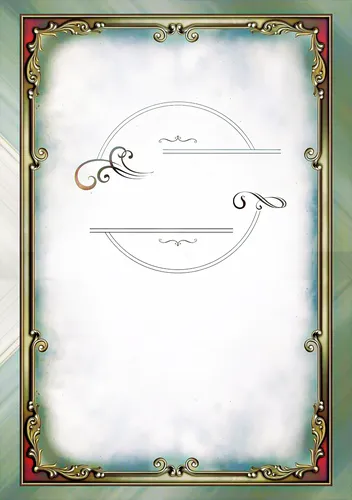
#> input picture typeset/assets/cover/empty-cover.webp, 352 x 500 px, shrunk from 1408 x 2000 before the run
$ python make_haskama_frame.py
#> lines starting #> are read from the running program, lines starting #| are printed output that depends on the picture; after the words box and inside, x2 and y2 are one past the last pixel; in counts of white or black regions, pixels touching at a corner belong together
### typeset/make_cover.py
#!/usr/bin/env python3
"""Cover background: the client's empty cover (assets/cover/empty-cover.webp) re-coloured to one of the palettes below,
upscaled for print and written to assets/cover/cover-bg.jpg.   usage: python make_cover.py [palette] [out.jpg]"""
import os, sys
import numpy as np
from PIL import Image, ImageFilter

HERE = os.path.dirname(os.path.abspath(__file__))
SRC = os.path.join(HERE, 'assets', 'cover', 'empty-cover.webp')

# green / teal background -> t1 ; red corners -> t2 (hue in degrees); s / v = saturation / brightness factors; the gold frame keeps its colour
PALETTES = {
    'original': None,
    'navy':     dict(t1=222, s1=1.75, v1=0.78, t2=226, s2=1.00, v2=0.85, name='כחול מלכותי וזהב'),
    'burgundy': dict(t1=350, s1=1.70, v1=0.80, t2=356, s2=1.00, v2=0.80, name='בורדו וזהב'),
    'purple':   dict(t1=272, s1=1.70, v1=0.80, t2=290, s2=1.00, v2=0.80, name='סגול וזהב'),
    'sepia':    dict(t1=30,  s1=1.25, v1=0.86, t2=18,  s2=0.90, v2=0.75, name='חום וזהב'),
    # darker brown + a brighter, warmer gold (olive / grey casts of the old gilding pulled towards one golden hue, shadows and highlights kept)
    'brown':    dict(t1=26, s1=2.30, v1=0.52, name='חום כהה וזהב בוהק',
                     gold=dict(gamma=0.96, contrast=1.04, bright=0.03, sheen=0.12, waves=1.5, phase=0.12),
                                      swash=dict(gamma=0.90, contrast=1.10, bright=0.02)),
    # the inner title page: the cover again in black / white / grey / silver = the soft palette converted to grey (cloud by luminance, frame and swash by the grey ramps)
    'silver':   dict(t1=32, s1=1.15, v1=0.80, grey=True, name='כסף',
                     gold=dict(gamma=0.80, contrast=0.96, bright=0.04, sheen=0.08, waves=1.5, phase=0.12),
                     swash=dict(gamma=0.90, contrast=1.0, bright=0.02), frame_ramp='SILVER_RAMP', swash_ramp='SILVER_SWASH_RAMP'),
    # the back cover: gentle colours instead of the strong brown / bright gold of the front (frame only, no medallion)
    'soft':     dict(t1=32, s1=1.15, v1=0.80, name='חול ושמפניה עדין',
                     gold=dict(gamma=0.80, contrast=0.96, bright=0.04, sheen=0.08, waves=1.5, phase=0.12),
                     swash=dict(gamma=0.90, contrast=1.0, bright=0.02), frame_ramp='SOFT_GOLD_RAMP', swash_ramp='SOFT_SWASH_RAMP'),
    'soft-blue': dict(t1=212, s1=1.0, v1=0.80, name='אפור כחלחל וכסף עדין',
                     gold=dict(gamma=0.80, contrast=0.96, bright=0.04, sheen=0.08, waves=1.5, phase=0.12),
                     swash=dict(gamma=0.90, contrast=1.0, bright=0.02), frame_ramp='SOFT_SILVER_RAMP', swash_ramp='SOFT_SILVER_RAMP'),
    'soft-sage': dict(t1=95, s1=0.9, v1=0.80, name='ירקרק עדין ושמפניה',
                     gold=dict(gamma=0.80, contrast=0.96, bright=0.04, sheen=0.08, waves=1.5, phase=0.12),
                     swash=dict(gamma=0.90, contrast=1.0, bright=0.02), frame_ramp='SOFT_GOLD_RAMP', swash_ramp='SOFT_SWASH_RAMP'),
}


def smooth(x, a, b):
    t = np.clip((x - a) / (b - a), 0, 1)
    return t * t * (3 - 2 * t)


def rgb_to_hsv(rgb):
    r, g, b = rgb[..., 0], rgb[..., 1], rgb[..., 2]
    mx, mn = rgb.max(axis=-1), rgb.min(axis=-1)
    d = mx - mn
    h = np.zeros_like(mx)
    nz = d > 1e-6
    rc = nz & (mx == r); gc = nz & (mx == g) & ~rc; bc = nz & ~rc & ~gc
    h[rc] = ((g - b)[rc] / d[rc]) % 6
    h[gc] = (b - r)[gc] / d[gc] + 2
    h[bc] = (r - g)[bc] / d[bc] + 4
    s = np.where(mx > 1e-6, d / np.maximum(mx, 1e-6), 0)
    return h * 60.0, s, mx


# [30 lines left out: functions hsv_to_rgb, frame_masks, not called in this run]


# gold ramp (luminance -> colour): dark bronze .. rich gold .. bright highlight.  Applied to the whole gilded frame and to the swash,
# so no hue of the old artwork (greens, reds, olive) can stain the gold
GOLD_RAMP = [(0.00, (46, 28, 8)), (0.20, (100, 66, 16)), (0.40, (152, 106, 26)), (0.60, (194, 144, 44)),
             (0.78, (226, 180, 70)), (0.92, (244, 210, 112)), (1.00, (252, 236, 162))]            # the frame: rich, not heavy
SWASH_RAMP = [(0.00, (26, 14, 4)), (0.18, (84, 52, 12)), (0.38, (150, 102, 22)), (0.58, (208, 158, 40)),
              (0.78, (244, 204, 84)), (0.92, (255, 236, 150)), (1.00, (255, 250, 222))]           # the swash: brilliant gold running into dark bronze
SOFT_GOLD_RAMP = [(0.00, (74, 62, 48)), (0.20, (122, 104, 80)), (0.40, (163, 142, 104)), (0.60, (197, 176, 136)),
                  (0.78, (221, 204, 168)), (0.92, (240, 228, 200)), (1.00, (251, 246, 230))]            # the back cover: a muted champagne gilding
SOFT_SWASH_RAMP = SOFT_GOLD_RAMP


def grey_ramp(ramp, tint=(0, 0, 0)):
    """the same ramp in black / white / grey: every stop keeps its luminance (a faint cool tint makes it silver instead of lead)"""
    out = []
    for x, (r, g, b) in ramp:
        l = 0.299 * r + 0.587 * g + 0.114 * b
        out.append((x, tuple(int(round(min(255, max(0, l + t)))) for t in tint)))
    return out


# silver = the champagne gilding of the soft palette converted to grey: whatever the colour of the booklet is, the grey / silver pages (inner cover, dividers, credits,
# ornaments of the body) are its black-and-white version
SILVER_RAMP = grey_ramp(SOFT_GOLD_RAMP, (-1, 0, 3))
SILVER_SWASH_RAMP = grey_ramp(SOFT_SWASH_RAMP, (-1, 0, 3))
SOFT_SILVER_RAMP = [(0.00, (58, 62, 70)), (0.20, (96, 102, 112)), (0.40, (138, 146, 158)), (0.60, (176, 184, 195)),
                    (0.78, (206, 213, 222)), (0.92, (233, 237, 243)), (1.00, (250, 251, 253))]          # a cool, gentle silver
RING_RECT = ((79, 56, 1329, 1947), (140, 112, 1266, 1876))        # outer / inner rectangle of the frame band, in the 1408 x 2000 artwork
RING_CIRCLES = ((711.0, 749.0, 329.0), (711.0, 749.0, 342.0))      # the two thin rings of the title medallion
SWASH_BOX = (285, 560, 640, 800)                                  # the left swash (curl) next to the title


# [7 lines left out: function gold_ramp, not called in this run]


def gold_masks(img, dy=0):
    """soft masks on the original-size artwork: `frame` = the whole gilded frame (band + ornaments), `swash` = the left swash of the title"""
    rgb = np.asarray(img.convert('RGB')).astype(np.float32) / 255.0
    h, s, v = rgb_to_hsv(rgb)
    H, W = h.shape
    yy, xx = np.mgrid[0:H, 0:W]
    (ox0, oy0, ox1, oy1), (ix0, iy0, ix1, iy1) = RING_RECT
    ring = (xx >= ox0) & (xx <= ox1) & (yy >= oy0) & (yy <= oy1) & ~((xx >= ix0) & (xx <= ix1) & (yy >= iy0) & (yy <= iy1))
    # ornaments reaching into the glow: every ornament is drawn with a continuous dark outline, so the glow is exactly the area that can be reached
    # from the middle of the page without crossing a dark pixel; what is not reachable close to the frame is ornament (silver rims and pearls included)
    from scipy import ndimage
    lum0 = rgb @ np.array([0.299, 0.587, 0.114], dtype=np.float32)
    dark = lum0 < 0.30
    cross = np.array([[0, 1, 0], [1, 1, 1], [0, 1, 0]])
    near = (xx < ox0 + 262) | (xx > ox1 - 262) | (yy < oy0 + 262) | (yy > oy1 - 262)
    zone = (xx > ox0 - 2) & (xx < ox1 + 2) & (yy > oy0 - 2) & (yy < oy1 + 2) & near
    zone &= ~((xx >= 925) & (xx <= 1170) & (yy >= 755 + dy) & (yy <= 860 + dy))      # the black ink flourish right of the title is not part of the frame
    zone &= ~((xx >= 1050) & (xx <= 1140) & (yy >= 590 + dy) & (yy <= 620 + dy))      # nor are the right ends of the two rules above the title

    def unreached(iters):       # what cannot be reached from the middle of the page without crossing a (widened) dark outline
        lab, _ = ndimage.label(~ndimage.binary_dilation(dark, structure=np.ones((3, 3)), iterations=iters), structure=cross)
        return (lab != lab[H // 2, W // 2]) & zone & ~ring
    sharp = unreached(1)        # exact silhouettes, but light blades without a closed outline leak (stay brown inside)
    safe = unreached(3)         # no leaks, but 3 px too fat
    # exact silhouette + what the fat version adds inside the ornament (leaked light blades): everything that is not glow-coloured (teal / pale neutral)
    glowish = ((h >= 80) & (h <= 240) & (s > 0.06)) | ((s < 0.14) & (v > 0.45))
    orn = sharp | (safe & ~sharp & ~glowish)
    orn = ndimage.binary_closing(orn, structure=np.ones((3, 3))) & zone & ~ring
    frame = (ring | orn).astype(np.uint8) * 255
    frame = np.asarray(Image.fromarray(frame).filter(ImageFilter.GaussianBlur(0.8))).astype(np.float32) / 255.0
    # the swash: everything dark / coloured inside its box, except the thin rings and anything right of the title rule
    lum = rgb @ np.array([0.299, 0.587, 0.114], dtype=np.float32)
    x0, y0, x1, y1 = SWASH_BOX
    y0, y1 = y0 + dy, y1 + dy
    dark = (xx >= x0) & (xx <= x1) & (yy >= y0) & (yy <= y1) & (lum < 0.93)
    box = dark.copy()
    for cx, cy, r in RING_CIRCLES:
        box &= np.abs(np.hypot(xx - cx, yy - (cy + dy)) - r) > 2.6
    from scipy import ndimage
    box |= ndimage.binary_opening(dark, structure=np.ones((7, 7)))      # thick strokes keep the pixels where a thin ring crosses them                                      # drop dust specks, bridge the gaps where the thin rings cross the strokes
    lab, n = ndimage.label(box, structure=np.ones((3, 3)))
    sizes = ndimage.sum(box, lab, range(1, n + 1))
    box = np.isin(lab, [i + 1 for i, sz in enumerate(sizes) if sz >= 150])
    sw = Image.fromarray((box * 255).astype(np.uint8)).filter(ImageFilter.MaxFilter(7)).filter(ImageFilter.MinFilter(7)).filter(ImageFilter.MaxFilter(3)).filter(ImageFilter.GaussianBlur(0.7))
    return frame, np.asarray(sw).astype(np.float32) / 255.0


# [53 lines left out: functions recolor, recolor_hue, not called in this run]


MEDALLION_BOX = (270, 380, 1190, 1130)      # everything of the title medallion lives in this box of the empty cover


def frame_only(src):
    """the empty cover without the medallion (rings, rules, swashes, flourishes) - they are thin ink / thin metal on the cloud, filled in from the cloud around them"""
    from scipy import ndimage
    a = np.asarray(src.convert('RGB')).astype(np.float32) / 255.0
    lum = a @ np.array([0.299, 0.587, 0.114], dtype=np.float32)
    x0, y0, x1, y1 = MEDALLION_BOX
    box = np.zeros(lum.shape, dtype=bool)
    box[y0:y1, x0:x1] = True
    elem = ((lum < ndimage.gaussian_filter(lum, 10) - 0.07) | (lum < 0.6)) & box
    elem = ndimage.binary_dilation(elem, structure=np.ones((3, 3)), iterations=3)
    idx = ndimage.distance_transform_edt(elem, return_distances=False, return_indices=True)
    out = a[idx[0], idx[1]]
    for _ in range(80):
        sm = np.stack([ndimage.uniform_filter(out[..., c], size=9) for c in range(3)], axis=-1)
        out = np.where(elem[..., None], sm, a)
    return np.where(elem[..., None], out, a), a, elem


# [13 lines left out: function build, not called in this run]


# [16 lines that do not run on import are left out]

### typeset/make_divider.py
#!/usr/bin/env python3
"""Artwork of the internal title pages (siman dividers), written to assets/cover/divider-bg.jpg  (usage: python make_divider.py [out.jpg]).

Made from the client's empty cover (assets/cover/empty-cover.webp) but in black / white / grey / silver, as it sits inside the book:
  - page background: the cloud of the cover (frame and medallion taken out) stretched over the whole page, in grey - the brown smoke becomes dark grey smoke
  - top: a landscape frame, silver, assembled from the corners and rails of the cover frame, whose left part is outside the page; inside it the title block of the
    medallion (rules, swash, flourishes - without the rings and the curved texts), set on paper with a soft smoke edge
  - bottom: the same kind of frame rising from the bottom edge of the page up to a third of the page, fading out upwards; the siman is set in it (live text, engine.js)
The layout (millimetres on the 176 x 250 page) is read from config.json -> divider; engine.js places the live text with the same numbers."""
import os, sys, json
import numpy as np
from PIL import Image, ImageFilter
from scipy import ndimage

import make_cover as mc

HERE = mc.HERE
PX = 2                                  # canvas pixels per artwork unit (the artwork is 1408 x 2000 = 176 x 250 mm, 8 units per mm)
PAGE_U = (1408, 2000)
FRAME_OUTER = (79, 56, 1329, 1947)      # outer edge of the frame (x0, y0, x1, y1) in artwork units
FRAME_INNER = (140, 112, 1266, 1876)
RING_C = (711.0, 749.0)                 # centre of the title medallion
FLEURON_TOP = (630, 538, 792, 580)      # the small flourishes of the medallion, above and below the title
FLEURON_BOTTOM = (630, 948, 792, 988)
CORNER = 335                            # the corner blocks (ornaments + rails) of the cover frame, in artwork units
RAIL_T = 62                             # thickness of the rails of the frame

SILVER_RAMP = mc.SILVER_RAMP                         # the frame: dark steel .. bright silver
SWASH_SILVER_RAMP = mc.SILVER_SWASH_RAMP                # the swash: brilliant silver running into dark steel
FRAME_GRADE = mc.PALETTES['soft']['gold']               # the grading of the frame and of the swash: those of the soft palette (the dividers are its black-and-white version)
SWASH = mc.PALETTES['soft']['swash']


def lum_of(a):
    return a @ np.array([0.299, 0.587, 0.114], dtype=np.float32)


# [31 lines left out: functions fill_holes, grey_cloud, silver, not called in this run]


def to_img(a):
    return Image.fromarray((np.clip(a, 0, 1) * 255 + 0.5).astype(np.uint8), 'RGB')


# [7 lines left out: function clip_box, not called in this run]


def up2(arr, resample=Image.LANCZOS):
    """float array (H, W) or (H, W, 3) -> twice the size"""
    im = to_img(arr) if arr.ndim == 3 else Image.fromarray((np.clip(arr, 0, 1) * 255 + 0.5).astype(np.uint8), 'L')
    im = im.resize((im.width * 2, im.height * 2), resample)
    return np.asarray(im).astype(np.float32) / 255.0


def piece2(a, frame, box):
    """a piece of the cover frame at twice the size: (luminance, alpha)"""
    x0, y0, x1, y1 = box
    rgb = np.asarray(to_img(a[y0:y1, x0:x1]).resize(((x1 - x0) * 2, (y1 - y0) * 2), Image.LANCZOS).filter(ImageFilter.UnsharpMask(radius=2.2, percent=60, threshold=2))).astype(np.float32) / 255.0
    return lum_of(rgb), np.clip(up2(frame[y0:y1, x0:x1], Image.BICUBIC), 0, 1)


def stretch(arr, w, h):
    return np.asarray(Image.fromarray(arr.astype(np.float32), 'F').resize((w, h), Image.BILINEAR))


# [25 lines left out: function orn_piece, not called in this run]


def assemble_metal(a, frame, Wb, Hb, orns=(), match=False):
    """a frame of any size (Wb x Hb artwork units, at twice the size): the four corner blocks of the cover frame, the rails made of its straight left rail.
    Returns (luminance, alpha)."""
    C, T = CORNER, RAIL_T
    ox0, oy0, ox1, oy1 = FRAME_OUTER[0], FRAME_OUTER[1], FRAME_OUTER[2] + 1, FRAME_OUTER[3] + 1
    assert Wb >= 2 * C and Hb >= 2 * C, (Wb, Hb)
    lum = np.zeros((2 * Hb, 2 * Wb), np.float32)
    al = np.zeros_like(lum)

    # [12 lines left out: function over, not called in this run]
    lv, lh = Hb - 2 * C, Wb - 2 * C
    F = 40                                                                              # rails run F units under the corner blocks, which fade out over them (no seam)
    # every rail is stretched from a straight, ornament-free stretch of the same rail of the cover next to its corners (so that the light matches)
    for box, (w, h, x, y) in (((500, oy0, 606, oy0 + T), (lh + 2 * F, T, C - F, 0)), ((410, oy1 - T, 600, oy1), (lh + 2 * F, T, C - F, Hb - T)),
                              ((ox0, 440, ox0 + T, 586), (T, lv + 2 * F, 0, C - F)), ((ox1 - T, 405, ox1, 586), (T, lv + 2 * F, Wb - T, C - F))):
        rl, ra = piece2(a, frame, box)
        over(stretch(rl, 2 * w, 2 * h), stretch(ra, 2 * w, 2 * h), 2 * x, 2 * y)
    plain = lum.copy() if match else None
    for kind, y, flip in orns:                                                           # ornaments of the cover along both rails: y = top of the piece (frame units)
        ol, om = orn_piece(a, frame, kind, soft=match)
        if y < C or y + ol.shape[0] / 2 > Hb - C:                                         # keep clear of the corner blocks (outside the page)
            continue
        if flip:
            ol, om = ol[::-1], om[::-1]
        if match:                                                                        # the rail of a piece has the glow of its place in the cover: bring it to the tone of the plain rail
            ref = plain[2 * C + 4, :ol.shape[1]]
            g = ref[10:80].mean() / np.maximum(ol[:, 10:80].mean(axis=1), 1e-3)
            g = np.clip(ndimage.gaussian_filter1d(g, 10), 0.55, 1.7).astype(np.float32)
            xs = np.arange(ol.shape[1], dtype=np.float32)
            w = np.clip(1 - (xs - 110) / 40.0, 0, 1)
            ol = np.clip(ol * (1 + (g[:, None] - 1) * w[None, :]), 0, 1)
        over(ol, om, 0, int(round(2 * y)))                                               # left rail
        over(ol[:, ::-1], om[:, ::-1], 2 * Wb - ol.shape[1], int(round(2 * y)))            # right rail (mirrored)
    ramp = np.clip((np.arange(2 * C) - 2 * (C - F)) / (2 * F), 0, 1)                    # 0 .. 1 over the last F units towards the inside of a corner block
    for (bx, by), (x, y), (fx, fy) in (((ox0, oy0), (0, 0), (False, False)), ((ox1 - C, oy0), (Wb - C, 0), (True, False)),
                                       ((ox0, oy1 - C), (0, Hb - C), (False, True)), ((ox1 - C, oy1 - C), (Wb - C, Hb - C), (True, True))):
        l, m = piece2(a, frame, (bx, by, bx + C, by + C))
        rx = ramp[::-1] if fx else ramp                                                  # distance to the rail seam along x (the seam of the horizontal rails)
        ry = ramp[::-1] if fy else ramp
        rows = slice(2 * (C - T), 2 * C) if fy else slice(0, 2 * T)                      # the band of the horizontal rail inside the block
        cols = slice(2 * (C - T), 2 * C) if fx else slice(0, 2 * T)                      # the band of the vertical rail inside the block
        m = m.copy()
        m[rows, :] *= (1 - rx)[None, :]
        m[:, cols] *= (1 - ry)[:, None]
        over(l, m, 2 * x, 2 * y)
    return lum, al


# [203 lines left out: functions smoke, draw_frame, build, make_assets, not called in this run]


# [2 lines that do not run on import are left out]

### typeset/make_haskama_frame.py
#!/usr/bin/env python3
"""The frame of the haskama pages (assets/haskamot/frame-<name>.png, transparent): the frame of the cover stretched so far up and down that its top and bottom are outside the page -
only the two side rails with the ornaments of the cover frame are seen, close to the edges of the page; no background, no smoke.
usage: python make_haskama_frame.py [silver]      (needs the masks: DIVIDER_CACHE pickle of make_divider, default out/dvtest/cache.pkl; made if it does not exist)"""
import os, sys, pickle
import numpy as np
from PIL import Image
import make_cover as mc
import make_divider as md

HERE = os.path.dirname(os.path.abspath(__file__))
OUT = os.path.join(HERE, 'assets', 'haskamot')
CACHE = os.environ.get('DIVIDER_CACHE') or os.path.join(HERE, 'out', 'dvtest', 'cache.pkl')

SCALE = 0.62                        # size of the frame relative to the cover (the same as the dividers)
EDGE_MM = 3.2                       # outer edge of a rail to the edge of the page
PAGE = (176.0, 250.0)
PXMM = 16                           # pixels per mm of the output (2816 x 4000)
GRADE = dict(gamma=0.66, contrast=0.94, bright=0.11, sheen=0.07, waves=1.5, phase=0.12)       # lighter than the dividers (soft palette: gamma .80, bright .04)
ORN = dict(anchor=60.0, gap=-2.0)    # mm: the chain of the ornaments starts here and runs both ways


def load():
    if os.path.exists(CACHE):
        clean, a, elem, frame, swash = pickle.load(open(CACHE, 'rb'))
    else:
        src = Image.open(mc.SRC).convert('RGB')
        clean, a, elem = mc.frame_only(src)
        frame, swash = mc.gold_masks(src)
        os.makedirs(os.path.dirname(CACHE), exist_ok=True)
        pickle.dump((clean.astype(np.float32), a.astype(np.float32), elem, frame.astype(np.float32), swash.astype(np.float32)), open(CACHE, 'wb'))
    return a, np.clip(frame, 0, 1).astype(np.float32)


def build(name='silver', grade=GRADE):
    a, frame = load()
#> in load, src is the input picture: PIL image 352x500 RGB; mean R, G, B 202.2, 204.7, 196.3
#> in frame_only, `elem = ((lum < ndimage.gaussian_filter(lum, 10) - 0.07) | (lum < 0.6))..`:
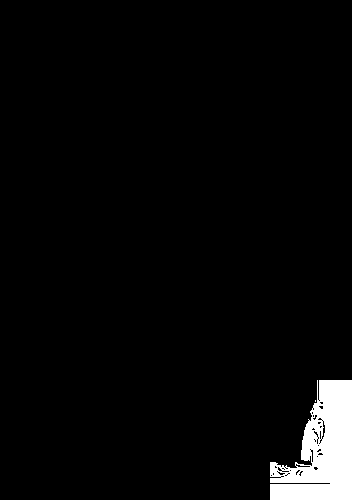
#> elem: shape (500, 352) bool; 3.5% white; 2 white regions (1 under 20 px), largest, box (x1, y1, x2, y2) and area: (270, 380, 352, 500) 6193
#> in rgb_to_hsv, `nz = d > 1e-6`:
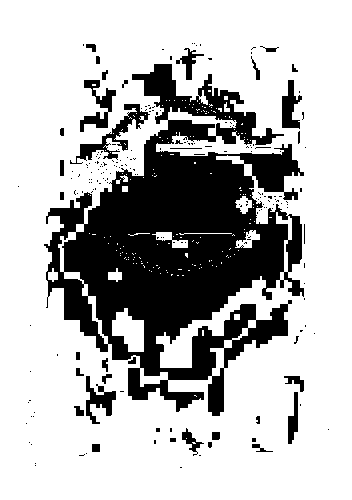
#> nz: shape (500, 352) bool; 72.2% white; 208 black regions (174 under 20 px), largest, box (x1, y1, x2, y2) and area: (44, 64, 304, 416) 43487, (70, 104, 150, 164) 1038, (80, 80, 116, 132) 703
#> in rgb_to_hsv, `rc = nz & (mx == r)`:
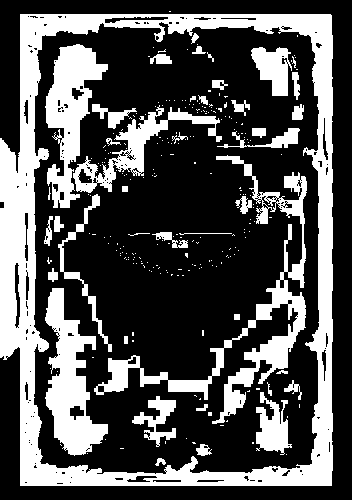
#> rc: shape (500, 352) bool; 31.6% white; 259 white regions (218 under 20 px), largest, box (x1, y1, x2, y2) and area: (0, 14, 333, 486) 27826, (94, 155, 307, 424) 7271, (45, 288, 108, 456) 5011
#> in rgb_to_hsv, `h[bc] = (r - g)[bc] / d[bc] + 4`:
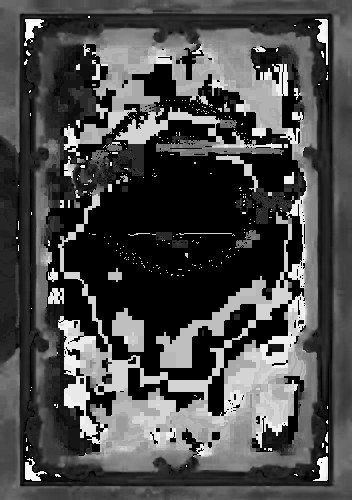
#> h: shape (500, 352) float32; min 0, max 5.99, mean 1.76; drawn with min black and max white
#> in rgb_to_hsv, `s = np.where(mx > 1e-6, d / np.maximum(mx, 1e-6), 0)`:
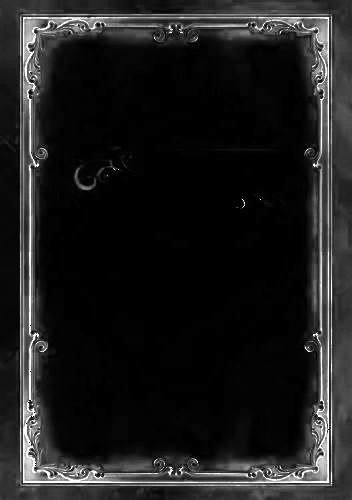
#> s: shape (500, 352) float32; min 0, max 1, mean 0.115
#> in unreached, `lab, _ = ndimage.label(~ndimage.binary_dilation(dark, structure=np.one..`:
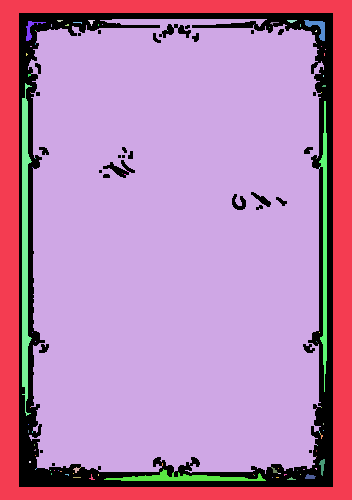
#> lab: shape (500, 352) int32; 96 distinct labels, from 0 to 95; one colour per label, 0 black
#> in unreached, `return (lab != lab[H // 2, W // 2]) & zone & ~ring`:
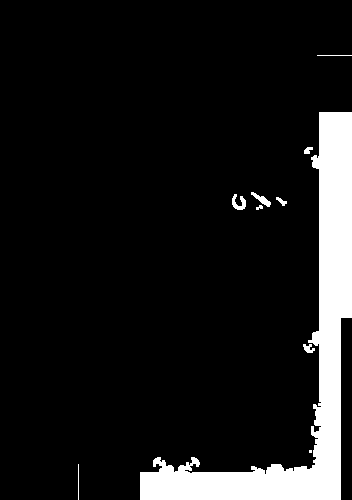
#> returned value: shape (500, 352) bool; 9.9% white; 10 white regions (1 under 20 px), largest, box (x1, y1, x2, y2) and area: (140, 112, 352, 500) 16941, (232, 194, 246, 210) 125, (251, 192, 271, 207) 110
#> (the rest of the program and of its run is left out)
